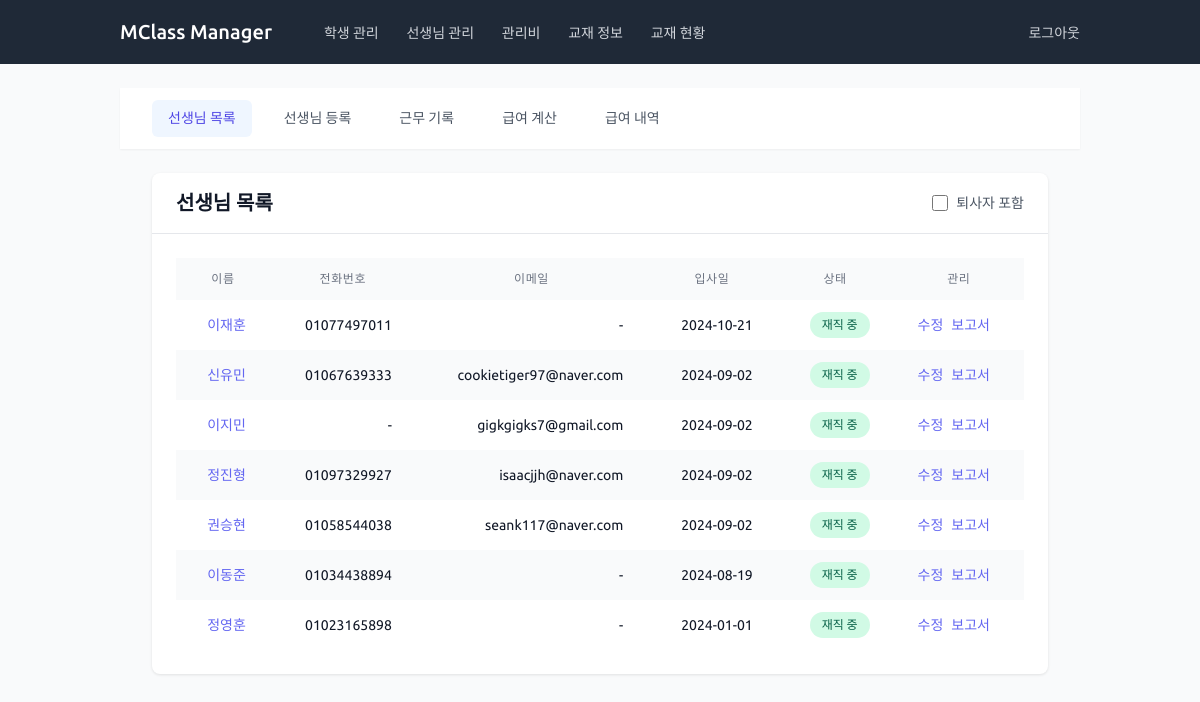
/teachers/ (signed in), run on an earlier commit of the app's database.
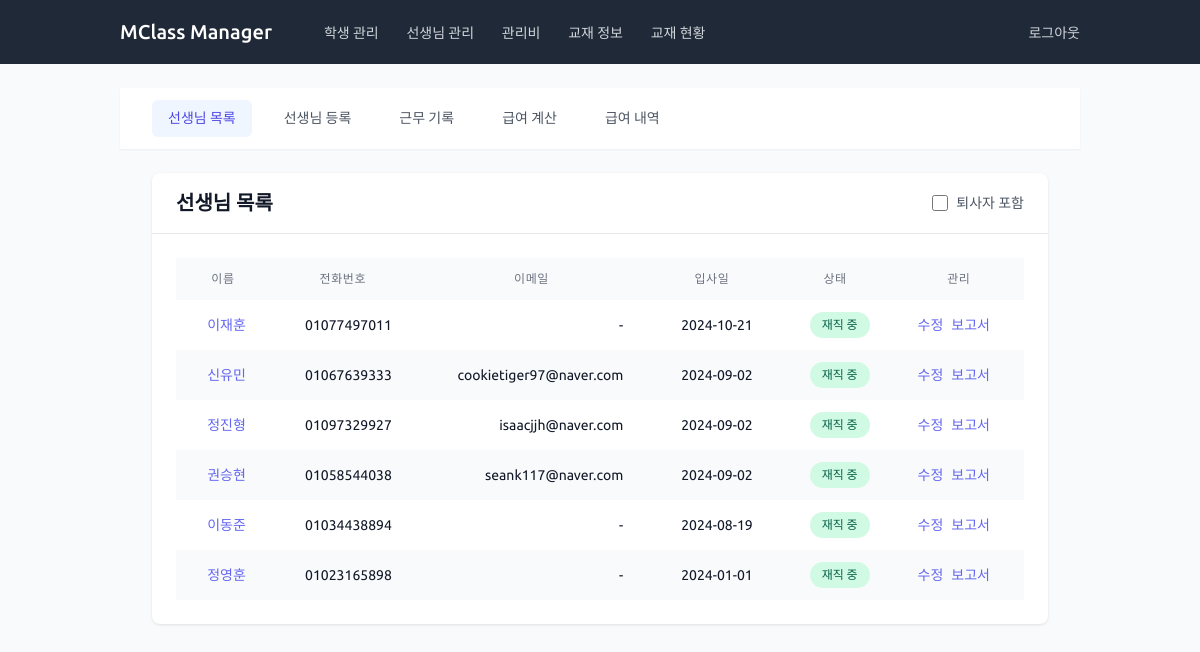
And on a later commit of the database.
### teachers/models.py (models this page shows, shortened)
class Teacher(models.Model):
    GENDER_CHOICES = [
        ('M', '남'),
        ('F', '여'),
    ]
    name = models.CharField(max_length=100, verbose_name='이름')
    phone_number = models.CharField(
        max_length=11,
        validators=[validate_phone_number],
        blank=True,
        null=True,
        verbose_name='전화번호'
    )
    email = models.EmailField(blank=True, null=True, verbose_name='이메일')
    gender = models.CharField(max_length=1, choices=GENDER_CHOICES, blank=True, null=True, verbose_name='성별')
    hire_date = models.DateField(blank=True, null=True, verbose_name='입사일')
    resignation_date = models.DateField(null=True, blank=True, verbose_name='퇴사일')
    bank = models.ForeignKey('common.Bank', on_delete=models.SET_NULL, blank=True, null=True, verbose_name='거래은행')
    account_number = models.CharField(max_length=20, blank=True, null=True, verbose_name='급여계좌')
    base_salary = models.IntegerField(blank=True, null=True, verbose_name='급여기준', default=15000)
    additional_salary = models.IntegerField(blank=True, null=True, verbose_name='추가급여', default=0)
    other_info = models.TextField(blank=True, null=True, verbose_name='기타')
    is_active = models.BooleanField(default=True, verbose_name="재직 중")
    extra_field1 = models.CharField(max_length=100, blank=True, null=True, verbose_name='예비1')
    extra_field2 = models.CharField(max_length=100, blank=True, null=True, verbose_name='예비2')
    extra_field3 = models.CharField(max_length=100, blank=True, null=True, verbose_name='예비3')
    extra_field4 = models.CharField(max_length=100, blank=True, null=True, verbose_name='예비4')
    class Meta:
        verbose_name = '교사'
        verbose_name_plural = '교사'

### teachers/views.py (the view)
# urls.py: path('', views.TeacherListView.as_view(), name='teacher_list'),
class TeacherListView(LoginRequiredMixin, ListView):
    model = Teacher
    template_name = 'teachers/teacher_list.html'
    context_object_name = 'teachers'
    def get_queryset(self):
        queryset = Teacher.objects.all()
        show_inactive = self.request.GET.get('show_inactive') == 'on'
        if not show_inactive:
            queryset = queryset.filter(is_active=True)
        return queryset.order_by('-hire_date')
    def get_context_data(self, **kwargs):
        context = super().get_context_data(**kwargs)
        context['show_inactive'] = self.request.GET.get('show_inactive') == 'on'
        return context

### teachers/templates/teachers/teacher_list.html (shortened to what this page needs)
{% extends 'teachers/base_teachers.html' %}
{% block teacher_content %}
<div class="content-card">
    <div class="card-header">
        <div class="flex items-center justify-between">
            <h1 class="text-xl font-semibold text-gray-900">선생님 목록</h1>
            <div class="flex items-center space-x-4">
                <form method="get" class="flex items-center">
                    <label class="inline-flex items-center">
                        <input type="checkbox" name="show_inactive"
                               class="form-checkbox h-4 w-4 text-indigo-600"
                               onchange="this.form.submit()">
                        <span class="ml-2 text-sm text-gray-600">퇴사자 포함</span>
                    </label>
                </form>
            </div>
        </div>
    </div>
    <div class="card-body">
        <div class="overflow-x-auto">
            <table class="content-table">
                <thead>
                    <tr>
                        <th>이름</th>
                        <th>전화번호</th>
                        <th>이메일</th>
                        <th>입사일</th>
                        <th>상태</th>
                        <th>관리</th>
                    </tr>
                </thead>
                <tbody>
                    {% if teachers %}
                        {% for teacher in teachers %}
                        <tr>
                            <td>
                                <a href="{% url 'teachers:teacher_detail' teacher.pk %}"
                                   class="link-primary">
                                    {{ teacher.name }}
                                </a>
                            </td>
                            <td>{{ teacher.phone_number|default:"-" }}</td>
                            <td>{{ teacher.email|default:"-" }}</td>
                            <td>{{ teacher.hire_date|date:"Y-m-d" }}</td>
                            <td>
                                <span class="status-badge {% if teacher.is_active %}status-badge-success{% else %}status-badge-error{% endif %}">
                                    {% if teacher.is_active %}재직 중{% else %}퇴사{% endif %}
                                </span>
                            </td>
                            <td>
                                <div class="flex space-x-2">
                                    <a href="{% url 'teachers:teacher_update' teacher.pk %}"
                                       class="link-primary">수정</a>
                                    <a href="{% url 'teachers:teacher_pdf_report' teacher.pk %}"
                                       class="link-primary" target="_blank">보고서</a>
                                </div>
                            </td>
                        </tr>
                        {% endfor %}
                    {% else %}
                        <tr>
                            <td colspan="6" class="text-center py-4 text-gray-500">
                                등록된 선생님이 없습니다.
                            </td>
                        </tr>
                    {% endif %}
                </tbody>
            </table>
        </div>
    </div>
</div>
{% endblock %}

What changed in the data, as far as the page shows it:
no longer on this page (row edited): Teacher: name "이지민", phone_number "-", email "gigkgigks7@gmail.com", hire_date "2024-09-02", is_active "재직 중"
